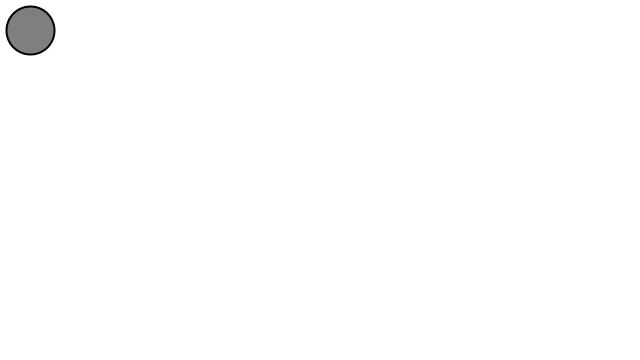
Frame 1 (no input)
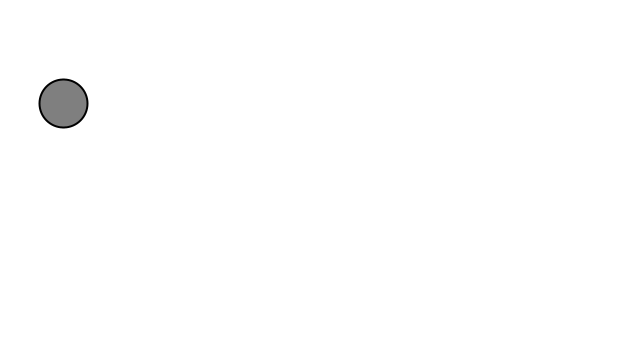
Frame 60 (the mouse pressed at the canvas centre just before this capture)
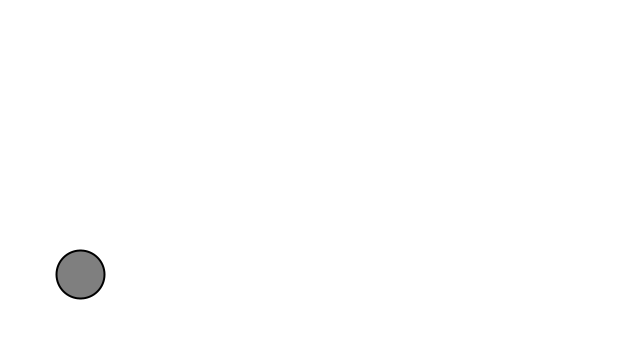
Frame 120 (the mouse held since frame 60 and released just before this capture)

The Processing sketch that drew these frames (run headless with seeded random() and noise(); from frame 60 on, the mouse is pressed at the canvas centre):

// Processing sketch: Invisible_Force
// ── Invisible_Force.pde
/**
 Author: Maya
 Title: Invisible
 Date: Feb 20, 2013
 **/

/**
Instead of objects bouncing off the edge of the wall,
create an example in which an invisible force pushes
back on the objects to keep them in the window. Can you
weight the force according to how far the object is from
an edge—i.e., the closer it is, the stronger the force?


when the location.x, location.y of an object 
reaches a certian distance from the wall
apply a force pushing the opposite direction of movement
then set back to 0 after displaying it
**/


Mover m;

void setup() {
  size(640,360);
  m = new Mover(); 
}

void draw() {
  background(255);

  PVector wind = new PVector(0.01,0);
  PVector gravity = new PVector(0,0.3);
  m.applyForce(wind);
  m.applyForce(gravity);


  m.update();
  m.display();
  m.checkEdges();

}






// ── Mover.pde
/**
 Author: Maya
 Title: Invisible
 Date: Feb 20, 2013
 Original Code: Daniel Shiffman 
 **/


class Mover {

  PVector location;
  PVector velocity;
  PVector acceleration;
  PVector invisibleForce = new PVector(0.1, 0.1);
  float mass;
  float yDist = 50;
  float xDist = 40;

  Mover() {
    location = new PVector(30, 30);
    velocity = new PVector(0, 0);
    acceleration = new PVector(0, 0);
    mass = 10;
  }

  void applyForce(PVector force) {
    PVector f = PVector.div(force, mass);
    acceleration.add(f);
  }

  void update() {
    velocity.add(acceleration);
    location.add(velocity);
    acceleration.mult(0);
    invisibleForce.limit(-2);
    //  invisibleForce.mult(0);
  }

  void display() {
    stroke(0);
    strokeWeight(2);
    fill(127);
    ellipse(location.x, location.y, 48, 48);
  }

  void checkEdges() {

    //invisble force depends on how close the location.y is   
    //    invisibleForce.set(-location.y/100, 0, 0); 
    //    println(-location.y/10);
    //    applyForce(invisibleForce);
    //    invisibleForce.mult(0);
    //
    //    invisibleForce.set(-location.x/100, 0, 0); 
    //    println(-location.x/10);
    //    applyForce(invisibleForce);
    //    invisibleForce.mult(0);

    if (location.x < width - yDist && location.x > 50) {
      invisibleForce.mult(2);
      applyForce(invisibleForce);
    }
    if (location.x > width - yDist) {
      location.x = width - yDist;
      velocity.x *= -1;
    } 
    else if (location.x < yDist) {
      velocity.x *= -1;
      location.x = yDist;
    }
    if (location.x < height - xDist && location.x > xDist) {
      invisibleForce.mult(2);
      applyForce(invisibleForce);
    }
    if (location.y > height - xDist) {
      velocity.y *= -1;
      location.y = height - xDist;
    }
    else if (location.y < xDist) {
      velocity.y *= -1;
      location.y = xDist;
    }
    println(invisibleForce);
  }
}
